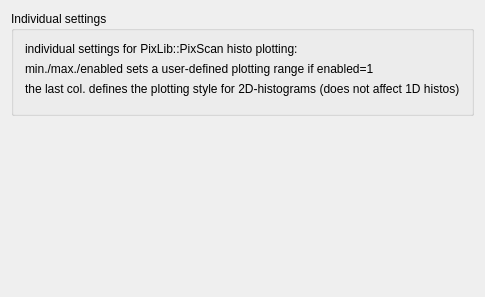
       <widget class="QWidget" name="TabPage">
        <attribute name="title">
         <string>PixLib plotting</string>
        </attribute>
        <layout class="QVBoxLayout">
         <item>
          <layout class="QVBoxLayout">
           <item>
            <widget class="Q3GroupBox" name="GroupBox12_3_2">
             <property name="title">
              <string>Individual settings</string>
             </property>
             <layout class="QVBoxLayout">
              <property name="spacing">
               <number>6</number>
              </property>
              <property name="margin">
               <number>11</number>
              </property>
              <item>
               <layout class="QVBoxLayout">
                <item>
                 <widget class="QLabel" name="textLabel1_6">
                  <property name="text">
                   <string>individual settings for PixLib::PixScan histo plotting:</string>
                  </property>
                  <property name="wordWrap">
                   <bool>false</bool>
                  </property>
                 </widget>
                </item>
                <item>
                 <widget class="QLabel" name="textLabel2_2">
                  <property name="text">
                   <string>min./max./enabled sets a user-defined plotting range if enabled=1</string>
                  </property>
                  <property name="wordWrap">
                   <bool>false</bool>
                  </property>
                 </widget>
                </item>
                <item>
                 <widget class="QLabel" name="textLabel3">
                  <property name="text">
                   <string>the last col. defines the plotting style for 2D-histograms (does not affect 1D histos)</string>
                  </property>
                  <property name="wordWrap">
                   <bool>false</bool>
                  </property>
                 </widget>
                </item>
                <item>
                 <widget class="Q3Table" name="PixLibRangeTable">
                  <property name="resizePolicy">
                   <enum>Q3ScrollView::Manual</enum>
                  </property>
                  <property name="numRows">
                   <number>3</number>
                  </property>
                  <property name="numCols">
                   <number>6</number>
                  </property>
                  <row>
                   <property name="text">
                    <string>1</string>
                   </property>
                  </row>
                  <row>
                   <property name="text">
                    <string>2</string>
                   </property>
                  </row>
                  <row>
                   <property name="text">
                    <string>3</string>
                   </property>
                  </row>
                  <column>
                   <property name="text">
                    <string>1</string>
                   </property>
                  </column>
                  <column>
                   <property name="text">
                    <string>2</string>
                   </property>
                  </column>
                  <column>
                   <property name="text">
                    <string>3</string>
                   </property>
                  </column>
                  <column>
                   <property name="text">
                    <string>4</string>
                   </property>
                  </column>
                  <column>
                   <property name="text">
                    <string>5</string>
                   </property>
                  </column>
                  <column>
                   <property name="text">
                    <string>6</string>
                   </property>
                  </column>
                 </widget>
                </item>
               </layout>
              </item>
             </layout>
            </widget>
           </item>
           <item>
            <spacer name="spacer117">
             <property name="orientation">
              <enum>Qt::Vertical</enum>
             </property>
             <property name="sizeType">
              <enum>QSizePolicy::Expanding</enum>
             </property>
             <property name="sizeHint" stdset="0">
              <size>
               <width>21</width>
               <height>170</height>
              </size>
             </property>
            </spacer>
           </item>
          </layout>
         </item>
        </layout>
       </widget>
